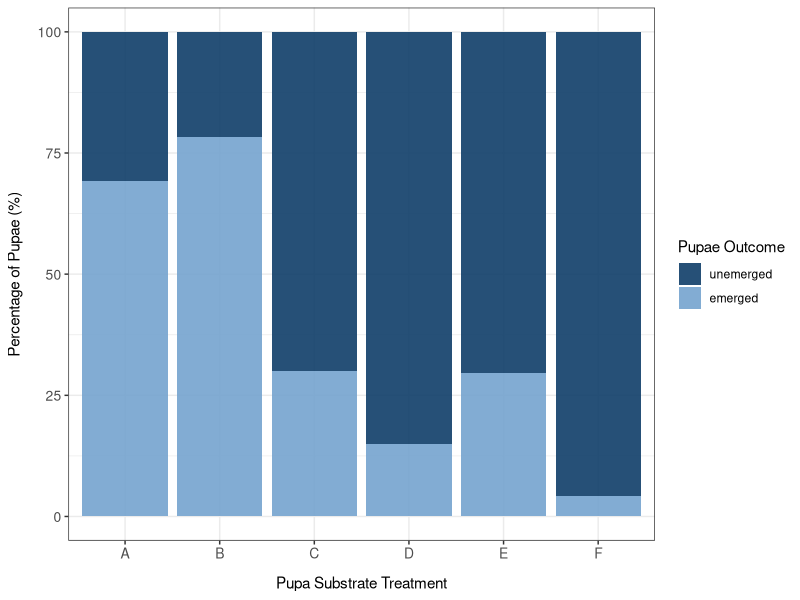
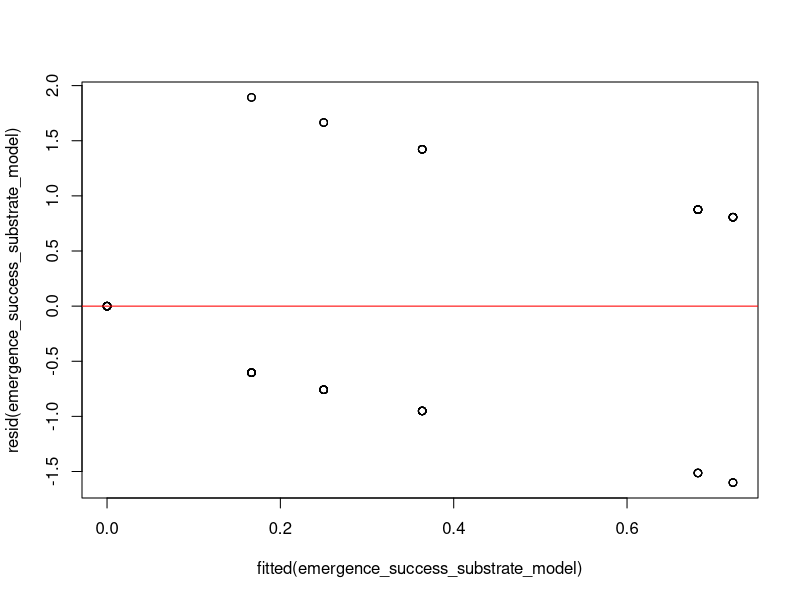
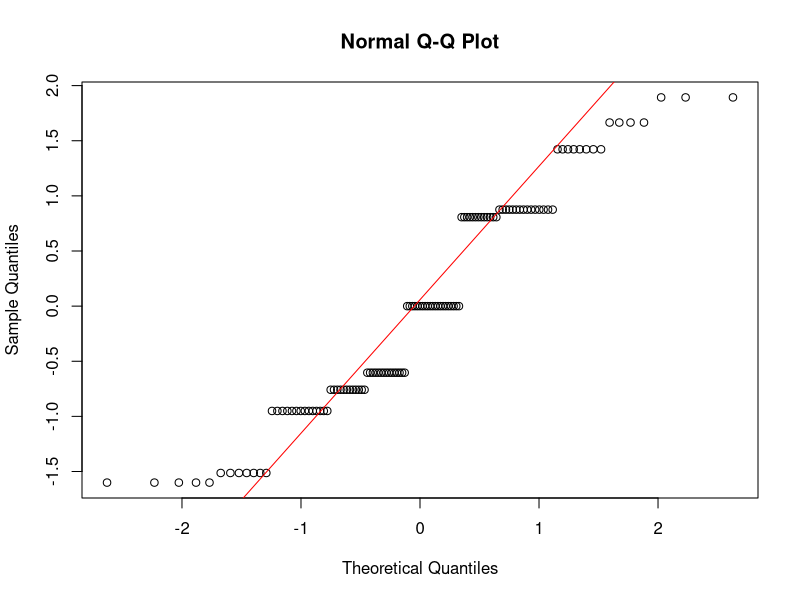
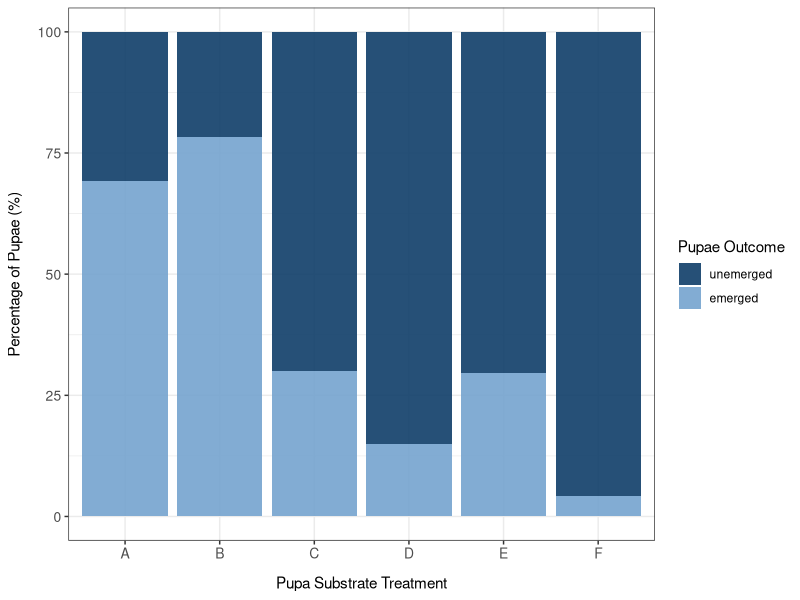

Write R code to recreate these figures, in order.
#### DESCRIPTION ####

# This script analyses the data on the effect of six substrate treatments on 
# winter moth pupal emergence success

#### SET UP ####

# packages
library(here)
library(tidyverse)

# data
pupae <- read.csv(here("data_files", "pupa_emergence.csv"))

#### PLOT #### 

# filter the data for emergence and non-emergence 
pupal_emergence_success <- pupae %>%
  mutate(pupa_outcome_grouped = case_when(
    pupa_outcome %in% c('unemerged viable', 'unemerged not viable', 'unemerged fully developed moth') ~ 'unemerged',
    TRUE ~ pupa_outcome)) %>%
  filter(pupa_outcome_grouped %in% c('emerged', 'unemerged'))

# calculate the percentage emerged or unemerged in each substrate treatment 
emergence_success_percentages <- pupal_emergence_success %>%
  group_by(substrate_treatment, pupa_outcome_grouped) %>%
  summarize(count = n(), .groups = "drop") %>%
  group_by(substrate_treatment) %>%
  mutate(percentage = count / sum(count) * 100)

# change the order of the of outcomes for plotting 
emergence_success_percentages$pupa_outcome_grouped <- factor(emergence_success_percentages$pupa_outcome_grouped, 
                                                             levels = c( "unemerged", "emerged"))


# plot pupal emergence success across substrate treatments 
emergence_success_substrate_treatments_plot <- ggplot(emergence_success_percentages,
                                      aes(x = substrate_treatment, 
                                          y = percentage, 
                                          fill = pupa_outcome_grouped)) +
  geom_bar(stat = "identity",
           alpha = 0.9) +
  labs(x = "Pupa Substrate Treatment",
       y = "Percentage of Pupae (%)",
       fill = "Pupae Outcome") +
  scale_fill_manual(values = c("emerged" = "#75a3ce",
                               "unemerged" = "#0f3d68")) +
  theme_bw() +
  theme(plot.title = element_text(hjust = 0.5, 
                                  face = "bold", 
                                  size = 11),
        axis.title = element_text(size = 11),
        axis.text = element_text(size = 10), 
        axis.title.x = element_text(margin = margin(t = 10)), 
        axis.title.y = element_text(margin = margin(r = 10)))

# look at the output
emergence_success_substrate_treatments_plot

# save as a png in the figures folder 
ggsave(here("figures", "emergence_success_substrate_treatments_plot.png"), 
       plot = emergence_success_substrate_treatments_plot, width = 6, height = 4, dpi = 300)

#### MODEL ####

# assign a binary outcome 
pupal_emergence_success <- pupal_emergence_success %>%
  mutate(survival_binary = case_when(
    pupa_outcome_grouped == "emerged" ~ 1,
    pupa_outcome_grouped == "unemerged" ~ 0))

# filter the data to remove the control
emergence_success_minus_control <- pupal_emergence_success %>%
  filter(pupa_temperature_treatment != "ambient") 

# model the effect of substrate treatment on pupal emergence 
emergence_success_substrate_model <- glm(survival_binary ~ substrate_treatment, 
                                         family = binomial(link = "logit"), 
                                         data = emergence_success_minus_control)

# look at the output 
summary(emergence_success_substrate_model)

#### CHECK FIT #### 

# compare the full model to a null model
full_model <- glm(survival_binary ~ substrate_treatment, family = binomial(link = "logit"), data = emergence_success_minus_control)
null_model <- glm(survival_binary ~ 1, family = binomial(link = "logit"), data = emergence_success_minus_control)

anova(full_model, null_model, test = "Chisq")

#### CHECK ASSUMPTIONS ####

# check the assumption of equal variance by plotting the residuals vs fitted values 
plot(fitted(emergence_success_substrate_model), resid(emergence_success_substrate_model)) 
abline(h = 0, col = "red")

# check the normality of the residuals 
qqnorm(resid(emergence_success_substrate_model)) 
qqline(resid(emergence_success_substrate_model), col = "red")
